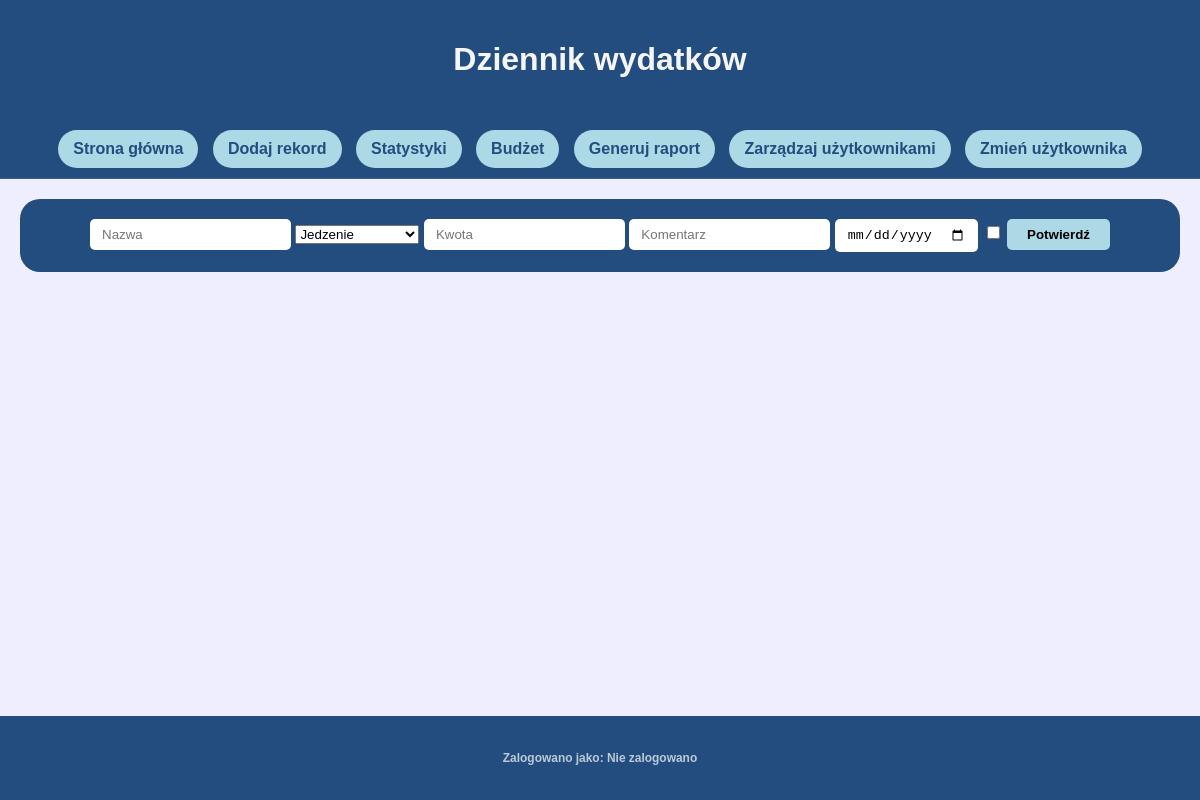
Before: /edit/67 (signed in) with the older database file.
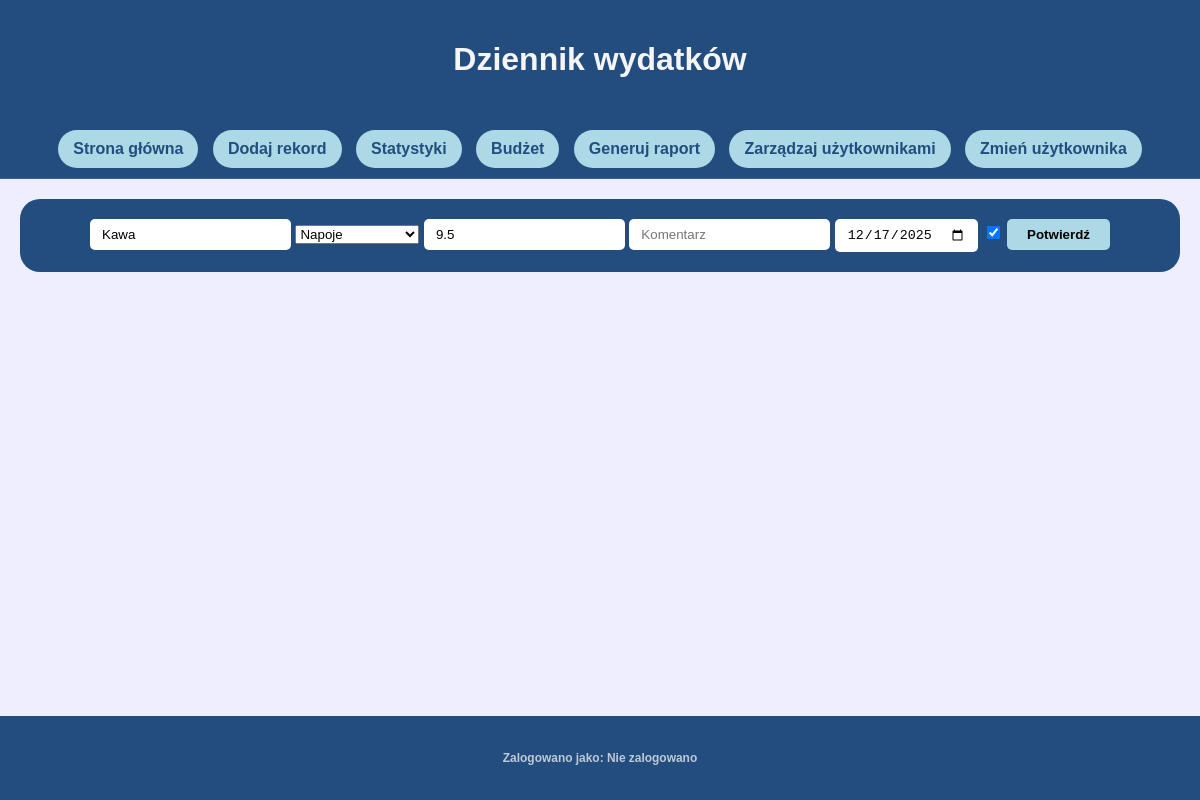
After: the same page with the newer database file.
### tables this page shows
CREATE TABLE expenses (
    id INTEGER PRIMARY KEY AUTOINCREMENT,
    name TEXT NOT NULL,
    category INTEGER NOT NULL,    -- odwołanie do categories.id
    amount NUMERIC NOT NULL,      -- precyzyjniej do pieniędzy niż REAL
    comment TEXT,
    privExpense INTEGER NOT NULL, -- 0 lub 1
    date TEXT NOT NULL, uid INTEGER DEFAULT 1,           -- YYYY-MM-DD
    FOREIGN KEY(category) REFERENCES categories(id)
);

CREATE TABLE categories (
    id INTEGER PRIMARY KEY,       -- automatycznie UNIQUE i NOT NULL
    name TEXT NOT NULL
);

### app.py (the view, shortened to what this page needs)
@app.route('/edit/<int:id>', methods=['GET', 'POST'])
def edit(id):
    if 'uid' not in session:
        return redirect('/login')
    conn = get_db_connection()
    categories = generateCategories()
    data = conn.execute('''SELECT e.name, e.id, e.amount, e.category, e.comment, e.privExpense, e.date FROM expenses e WHERE e.id = ?''', (id,)).fetchone()
    return render_template('edit.html', categories = categories, data = data, user=userName())

### app.py (called while the page is built)
def get_db_connection():
    conn = sqlite3.connect('database.db')
    conn.row_factory = sqlite3.Row
    return conn

def generateCategories():
    conn = get_db_connection()
    categories = conn.execute('''SELECT id, name FROM categories''').fetchall()
    categories.append(categories.pop(0))
    return categories

def userName():
    if 'uid' not in session:
        return "Nie zalogowano"
    conn = get_db_connection()
    name = conn.execute('''SELECT username FROM users WHERE id = ?''', (session['uid'],)).fetchone()
    conn.close()
    if name is None:
        return "Nie zalogowano"
    return name[0]

### templates/edit.html (shortened to what this page needs)
<!DOCTYPE html>
<html lang="pl">
<head>
    <link rel="stylesheet" href="{{ url_for('static', filename='css/style.css') }}">
</head>
<body>
    <div class="wrapper">
        <header>
            <h1>Dziennik wydatków</h1>
        </header>
        <nav>
            <a href="{{ url_for('index')}}" class="navButton">Strona główna</a>
            <a href="{{ url_for('add')}}" class="navButton">Dodaj rekord</a>
            <a href="{{ url_for('stats')}}" class="navButton">Statystyki</a>
            <a href="{{ url_for('budget')}}" class="navButton">Budżet</a>
            <a href="{{ url_for('report')}}" class="navButton">Generuj raport</a>
            <a href="{{ url_for('manageUsers')}}" class="navButton">Zarządzaj użytkownikami</a>
            <a href="{{ url_for('login')}}" class="navButton">Zmień użytkownika</a>
        </nav>
        <main>
            <div class="dataInput">
                <form action="" method="POST">
                    <input type="text" name="name" placeholder="Nazwa" value="{{ data['name'] }}" required>
                    <select name="category" id="category">
                        {% for category in categories %}
                            <option value={{ category.id }} {% if category.id == data['category'] %} selected {% endif %}> {{ category.name }}</option>
                        {% endfor %}
                    </select>
                    <input type="number" name="amount" placeholder="Kwota" min="0" step="0.01" value="{{ data['amount'] }}" required>
                    <input type="text" name="comment" placeholder="Komentarz" value="{{ data['comment'] }}">
                    <input type="date" name="date" value="{{ data['date'] }}">
                    {% if data['privExpense'] %}
                        <input type="checkbox" name="privExpense" value="1" checked>
                    {% else %}
                        <input type="checkbox" name="privExpense" value="1">
                    {% endif %}
                    <input type="submit" value="Potwierdź">
                </form>
            </div>
        </main>
        <section>
        </section>
        <footer>
            <h5>Zalogowano jako: {{ user }}</h5>
        </footer>
    </div>
</body>
</html>

Changed rows visible on the page:
added expenses: name "Kawa", category "Napoje", amount "9.5", date "12/17/2025"
Other visible differences:
form field privExpense: (not shown) → "☑"
form field category: "Jedzenie" → (not shown)
form field privExpense: "☐" → (not shown)
